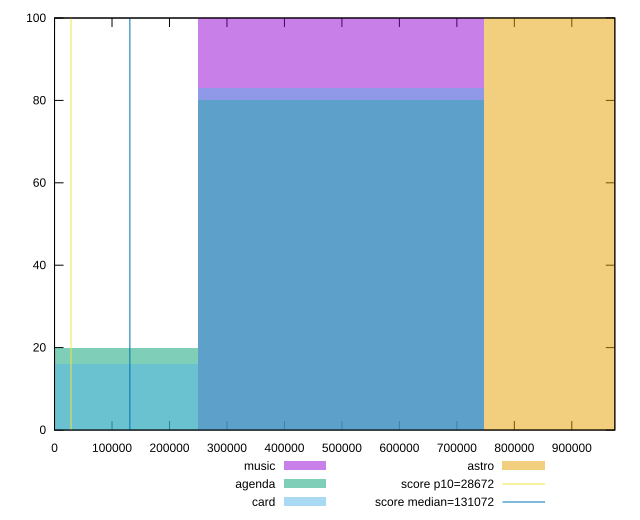

Here is the gnuplot script that generated this plot:
reset

$music <<EOF
497917.78937736526 100
EOF

$agenda <<EOF
497917.78937736526 80
0 20
EOF

$card <<EOF
497917.78937736526 83
0 16
EOF

$astro <<EOF
995835.5787547305 100
EOF

set key outside below
set boxwidth 497917.78937736526
set xrange [0:974823.4359722222]
set yrange [0:100]
set trange [0:100]
set style fill transparent solid 0.5 noborder

set parametric
set terminal svg size 640, 520 enhanced background rgb 'white'
set output "reports/report_00027_2021-02-24T12-40-31.850Z/uses-long-cache-ttl/comparison/histogram/all_raw.svg"

plot $music title "music" with boxes, \
     $agenda title "agenda" with boxes, \
     $card title "card" with boxes, \
     $astro title "astro" with boxes, \
     28672,t title "score p10=28672", \
     131072,t title "score median=131072"

reset
